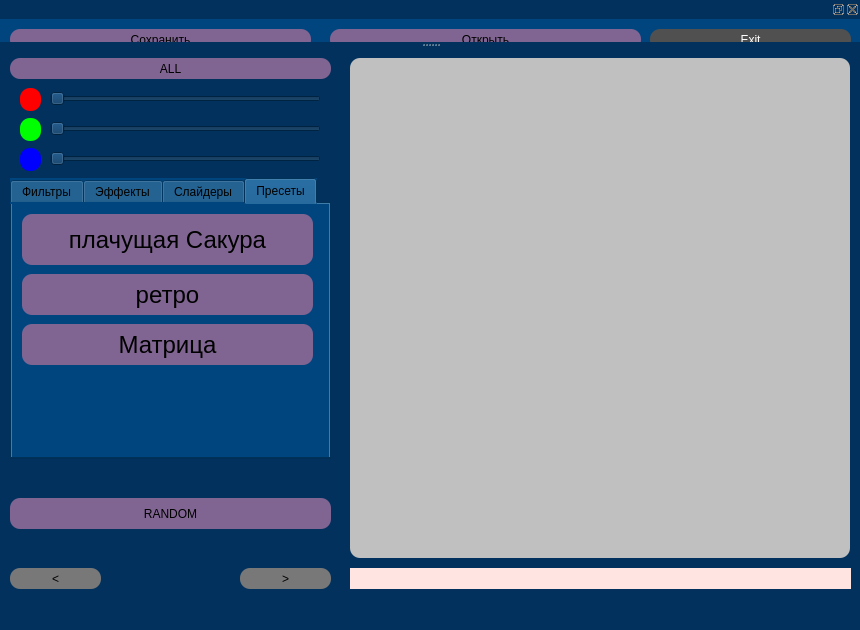
<?xml version="1.0" encoding="UTF-8"?>
<ui version="4.0">
 <class>MainWindow</class>
 <widget class="QMainWindow" name="MainWindow">
  <property name="geometry">
   <rect>
    <x>0</x>
    <y>0</y>
    <width>860</width>
    <height>630</height>
   </rect>
  </property>
  <property name="minimumSize">
   <size>
    <width>860</width>
    <height>630</height>
   </size>
  </property>
  <property name="maximumSize">
   <size>
    <width>860</width>
    <height>630</height>
   </size>
  </property>
  <property name="focusPolicy">
   <enum>Qt::NoFocus</enum>
  </property>
  <property name="windowTitle">
   <string>MainWindow</string>
  </property>
  <property name="styleSheet">
   <string notr="true">background-color:#01315C</string>
  </property>
  <widget class="QWidget" name="centralwidget">
   <widget class="QPushButton" name="all">
    <property name="geometry">
     <rect>
      <x>10</x>
      <y>10</y>
      <width>321</width>
      <height>21</height>
     </rect>
    </property>
    <property name="mouseTracking">
     <bool>false</bool>
    </property>
    <property name="focusPolicy">
     <enum>Qt::StrongFocus</enum>
    </property>
    <property name="toolTip">
     <string/>
    </property>
    <property name="autoFillBackground">
     <bool>false</bool>
    </property>
    <property name="styleSheet">
     <string notr="true">QPushButton {
background-color: #806592;
border-radius:10px;
}

QPushButton:hover {
	background-color: #BA848D;
}</string>
    </property>
    <property name="text">
     <string>ALL</string>
    </property>
    <property name="checkable">
     <bool>false</bool>
    </property>
    <property name="autoDefault">
     <bool>false</bool>
    </property>
    <property name="default">
     <bool>false</bool>
    </property>
    <property name="flat">
     <bool>false</bool>
    </property>
   </widget>
   <widget class="QPushButton" name="green">
    <property name="geometry">
     <rect>
      <x>20</x>
      <y>70</y>
      <width>21</width>
      <height>23</height>
     </rect>
    </property>
    <property name="styleSheet">
     <string notr="true">background-color: rgb(0, 255, 0);
border-radius:10px;</string>
    </property>
    <property name="text">
     <string/>
    </property>
   </widget>
   <widget class="QPushButton" name="rotate_r">
    <property name="geometry">
     <rect>
      <x>240</x>
      <y>520</y>
      <width>91</width>
      <height>21</height>
     </rect>
    </property>
    <property name="styleSheet">
     <string notr="true">QPushButton {
background-color: rgb(120, 120, 120);
border-radius:10px;
}

QPushButton:hover {
	background-color: rgb(140, 140, 140);
}</string>
    </property>
    <property name="text">
     <string>&gt;</string>
    </property>
    <attribute name="buttonGroup">
     <string notr="true">buttonGroup</string>
    </attribute>
   </widget>
   <widget class="QPushButton" name="red">
    <property name="geometry">
     <rect>
      <x>20</x>
      <y>40</y>
      <width>21</width>
      <height>23</height>
     </rect>
    </property>
    <property name="styleSheet">
     <string notr="true">background-color: rgb(255, 0, 0);
border-radius:10px;</string>
    </property>
    <property name="text">
     <string/>
    </property>
   </widget>
   <widget class="QPushButton" name="blue">
    <property name="geometry">
     <rect>
      <x>20</x>
      <y>100</y>
      <width>21</width>
      <height>23</height>
     </rect>
    </property>
    <property name="styleSheet">
     <string notr="true">background-color: rgb(0, 0, 255);
border-radius:10px;</string>
    </property>
    <property name="text">
     <string/>
    </property>
   </widget>
   <widget class="QPushButton" name="rotate_l">
    <property name="geometry">
     <rect>
      <x>10</x>
      <y>520</y>
      <width>91</width>
      <height>21</height>
     </rect>
    </property>
    <property name="styleSheet">
     <string notr="true">QPushButton {
background-color: rgb(120, 120, 120);
border-radius:10px;
}

QPushButton:hover {
	background-color: rgb(140, 140, 140);
}</string>
    </property>
    <property name="text">
     <string>&lt;</string>
    </property>
    <attribute name="buttonGroup">
     <string notr="true">buttonGroup</string>
    </attribute>
   </widget>
   <widget class="QSlider" name="rSlider">
    <property name="geometry">
     <rect>
      <x>50</x>
      <y>40</y>
      <width>271</width>
      <height>21</height>
     </rect>
    </property>
    <property name="maximum">
     <number>255</number>
    </property>
    <property name="orientation">
     <enum>Qt::Horizontal</enum>
    </property>
   </widget>
   <widget class="QSlider" name="gSlider_2">
    <property name="geometry">
     <rect>
      <x>50</x>
      <y>70</y>
      <width>271</width>
      <height>21</height>
     </rect>
    </property>
    <property name="styleSheet">
     <string notr="true"/>
    </property>
    <property name="maximum">
     <number>255</number>
    </property>
    <property name="orientation">
     <enum>Qt::Horizontal</enum>
    </property>
   </widget>
   <widget class="QSlider" name="bSlider_3">
    <property name="geometry">
     <rect>
      <x>50</x>
      <y>100</y>
      <width>271</width>
      <height>21</height>
     </rect>
    </property>
    <property name="maximum">
     <number>255</number>
    </property>
    <property name="orientation">
     <enum>Qt::Horizontal</enum>
    </property>
   </widget>
   <widget class="QLabel" name="image">
    <property name="geometry">
     <rect>
      <x>350</x>
      <y>10</y>
      <width>500</width>
      <height>500</height>
     </rect>
    </property>
    <property name="maximumSize">
     <size>
      <width>500</width>
      <height>500</height>
     </size>
    </property>
    <property name="styleSheet">
     <string notr="true">border-radius:10px;
background-color: #C0C0C0;</string>
    </property>
    <property name="text">
     <string>&lt;html&gt;&lt;head/&gt;&lt;body&gt;&lt;p align=&quot;center&quot;&gt;&lt;br/&gt;&lt;/p&gt;&lt;/body&gt;&lt;/html&gt;</string>
    </property>
   </widget>
   <widget class="QTabWidget" name="tabWidget">
    <property name="geometry">
     <rect>
      <x>10</x>
      <y>130</y>
      <width>321</width>
      <height>281</height>
     </rect>
    </property>
    <property name="styleSheet">
     <string notr="true">background-color: #00457D
</string>
    </property>
    <property name="currentIndex">
     <number>3</number>
    </property>
    <widget class="QWidget" name="widget">
     <attribute name="title">
      <string>Фильтры</string>
     </attribute>
     <widget class="QPushButton" name="bw">
      <property name="geometry">
       <rect>
        <x>10</x>
        <y>10</y>
        <width>41</width>
        <height>41</height>
       </rect>
      </property>
      <property name="whatsThis">
       <string>&lt;html&gt;&lt;head/&gt;&lt;body&gt;&lt;p&gt;&lt;br/&gt;&lt;/p&gt;&lt;/body&gt;&lt;/html&gt;</string>
      </property>
      <property name="styleSheet">
       <string notr="true">QPushButton {
background-color: #806592;
border-radius:10px;
}

QPushButton:hover {
	background-color: #BA848D;
}</string>
      </property>
      <property name="text">
       <string>ЧБ</string>
      </property>
     </widget>
     <widget class="QPushButton" name="ng">
      <property name="geometry">
       <rect>
        <x>60</x>
        <y>10</y>
        <width>41</width>
        <height>41</height>
       </rect>
      </property>
      <property name="styleSheet">
       <string notr="true">QPushButton {
background-color: #806592;
border-radius:10px;
}

QPushButton:hover {
	background-color: #BA848D;
}</string>
      </property>
      <property name="text">
       <string>НГ</string>
      </property>
     </widget>
     <widget class="QPushButton" name="src">
      <property name="geometry">
       <rect>
        <x>110</x>
        <y>10</y>
        <width>41</width>
        <height>41</height>
       </rect>
      </property>
      <property name="styleSheet">
       <string notr="true">QPushButton {
background-color: #806592;
border-radius:10px;
}

QPushButton:hover {
	background-color: #BA848D;
}</string>
      </property>
      <property name="text">
       <string>СРЦ</string>
      </property>
     </widget>
     <widget class="QPushButton" name="black_b">
      <property name="geometry">
       <rect>
        <x>10</x>
        <y>110</y>
        <width>71</width>
        <height>41</height>
       </rect>
      </property>
      <property name="styleSheet">
       <string notr="true">QPushButton {
background-color: #806592;
border-radius:10px;
}

QPushButton:hover {
	background-color: #BA848D;
}</string>
      </property>
      <property name="text">
       <string>Черный</string>
      </property>
     </widget>
     <widget class="QPushButton" name="sad_red_b">
      <property name="geometry">
       <rect>
        <x>10</x>
        <y>60</y>
        <width>41</width>
        <height>41</height>
       </rect>
      </property>
      <property name="styleSheet">
       <string notr="true">QPushButton {
background-color: #806592;
border-radius:10px;
}

QPushButton:hover {
	background-color: #BA848D;
}</string>
      </property>
      <property name="text">
       <string>SR</string>
      </property>
     </widget>
     <widget class="QPushButton" name="white_b">
      <property name="geometry">
       <rect>
        <x>90</x>
        <y>110</y>
        <width>71</width>
        <height>41</height>
       </rect>
      </property>
      <property name="styleSheet">
       <string notr="true">QPushButton {
background-color: #806592;
border-radius:10px;
}

QPushButton:hover {
	background-color: #BA848D;
}</string>
      </property>
      <property name="text">
       <string>Белый</string>
      </property>
     </widget>
     <widget class="QPushButton" name="sad_blue_b">
      <property name="geometry">
       <rect>
        <x>60</x>
        <y>60</y>
        <width>41</width>
        <height>41</height>
       </rect>
      </property>
      <property name="styleSheet">
       <string notr="true">QPushButton {
background-color: #806592;
border-radius:10px;
}

QPushButton:hover {
	background-color: #BA848D;
}</string>
      </property>
      <property name="text">
       <string>SB</string>
      </property>
     </widget>
     <widget class="QPushButton" name="sad_green_b">
      <property name="geometry">
       <rect>
        <x>110</x>
        <y>60</y>
        <width>41</width>
        <height>41</height>
       </rect>
      </property>
      <property name="styleSheet">
       <string notr="true">QPushButton {
background-color: #806592;
border-radius:10px;
}

QPushButton:hover {
	background-color: #BA848D;
}</string>
      </property>
      <property name="text">
       <string>SG</string>
      </property>
     </widget>
    </widget>
    <widget class="QWidget" name="tab_2">
     <attribute name="title">
      <string>Эффекты</string>
     </attribute>
     <widget class="QPushButton" name="normal_rez">
      <property name="geometry">
       <rect>
        <x>10</x>
        <y>110</y>
        <width>141</width>
        <height>41</height>
       </rect>
      </property>
      <property name="styleSheet">
       <string notr="true">QPushButton {
background-color: #806592;
border-radius:10px;
}

QPushButton:hover {
	background-color: #BA848D;
}</string>
      </property>
      <property name="text">
       <string>Резкость</string>
      </property>
     </widget>
     <widget class="QPushButton" name="three_D_b">
      <property name="geometry">
       <rect>
        <x>60</x>
        <y>10</y>
        <width>41</width>
        <height>41</height>
       </rect>
      </property>
      <property name="styleSheet">
       <string notr="true">QPushButton {
background-color: #806592;
border-radius:10px;
}

QPushButton:hover {
	background-color: #BA848D;
}</string>
      </property>
      <property name="text">
       <string>3D</string>
      </property>
     </widget>
     <widget class="QPushButton" name="saturation_b">
      <property name="geometry">
       <rect>
        <x>110</x>
        <y>10</y>
        <width>41</width>
        <height>41</height>
       </rect>
      </property>
      <property name="styleSheet">
       <string notr="true">QPushButton {
background-color: #806592;
border-radius:10px;
}

QPushButton:hover {
	background-color: #BA848D;
}</string>
      </property>
      <property name="text">
       <string>Р.Э.</string>
      </property>
     </widget>
     <widget class="QPushButton" name="Andy_Warhol_b">
      <property name="geometry">
       <rect>
        <x>10</x>
        <y>10</y>
        <width>41</width>
        <height>41</height>
       </rect>
      </property>
      <property name="styleSheet">
       <string notr="true">QPushButton {
background-color: #806592;
border-radius:10px;
}

QPushButton:hover {
	background-color: #BA848D;
}</string>
      </property>
      <property name="text">
       <string>CN</string>
      </property>
     </widget>
     <widget class="QPushButton" name="contur">
      <property name="geometry">
       <rect>
        <x>10</x>
        <y>60</y>
        <width>141</width>
        <height>41</height>
       </rect>
      </property>
      <property name="styleSheet">
       <string notr="true">QPushButton {
background-color: #806592;
border-radius:10px;
}

QPushButton:hover {
	background-color: #BA848D;
}</string>
      </property>
      <property name="text">
       <string>Контур</string>
      </property>
     </widget>
    </widget>
    <widget class="QWidget" name="tab">
     <attribute name="title">
      <string>Слайдеры</string>
     </attribute>
     <widget class="QLabel" name="filter">
      <property name="geometry">
       <rect>
        <x>50</x>
        <y>200</y>
        <width>91</width>
        <height>16</height>
       </rect>
      </property>
      <property name="styleSheet">
       <string notr="true">color: rgb(255, 255, 255);</string>
      </property>
      <property name="text">
       <string>размытие</string>
      </property>
     </widget>
     <widget class="QSlider" name="filterSlider">
      <property name="geometry">
       <rect>
        <x>80</x>
        <y>20</y>
        <width>21</width>
        <height>161</height>
       </rect>
      </property>
      <property name="palette">
       <palette>
        <active>
         <colorrole role="Button">
          <brush brushstyle="SolidPattern">
           <color alpha="255">
            <red>0</red>
            <green>69</green>
            <blue>125</blue>
           </color>
          </brush>
         </colorrole>
         <colorrole role="Base">
          <brush brushstyle="SolidPattern">
           <color alpha="255">
            <red>0</red>
            <green>69</green>
            <blue>125</blue>
           </color>
          </brush>
         </colorrole>
         <colorrole role="Window">
          <brush brushstyle="SolidPattern">
           <color alpha="255">
            <red>0</red>
            <green>69</green>
            <blue>125</blue>
           </color>
          </brush>
         </colorrole>
        </active>
        <inactive>
         <colorrole role="Button">
          <brush brushstyle="SolidPattern">
           <color alpha="255">
            <red>0</red>
            <green>69</green>
            <blue>125</blue>
           </color>
          </brush>
         </colorrole>
         <colorrole role="Base">
          <brush brushstyle="SolidPattern">
           <color alpha="255">
            <red>0</red>
            <green>69</green>
            <blue>125</blue>
           </color>
          </brush>
         </colorrole>
         <colorrole role="Window">
          <brush brushstyle="SolidPattern">
           <color alpha="255">
            <red>0</red>
            <green>69</green>
            <blue>125</blue>
           </color>
          </brush>
         </colorrole>
        </inactive>
        <disabled>
         <colorrole role="Button">
          <brush brushstyle="SolidPattern">
           <color alpha="255">
            <red>0</red>
            <green>69</green>
            <blue>125</blue>
           </color>
          </brush>
         </colorrole>
         <colorrole role="Base">
          <brush brushstyle="SolidPattern">
           <color alpha="255">
            <red>0</red>
            <green>69</green>
            <blue>125</blue>
           </color>
          </brush>
         </colorrole>
         <colorrole role="Window">
          <brush brushstyle="SolidPattern">
           <color alpha="255">
            <red>0</red>
            <green>69</green>
            <blue>125</blue>
           </color>
          </brush>
         </colorrole>
        </disabled>
       </palette>
      </property>
      <property name="styleSheet">
       <string notr="true"/>
      </property>
      <property name="maximum">
       <number>30</number>
      </property>
      <property name="orientation">
       <enum>Qt::Vertical</enum>
      </property>
      <property name="tickPosition">
       <enum>QSlider::NoTicks</enum>
      </property>
      <property name="tickInterval">
       <number>0</number>
      </property>
     </widget>
     <widget class="QLabel" name="rotate">
      <property name="geometry">
       <rect>
        <x>230</x>
        <y>190</y>
        <width>51</width>
        <height>16</height>
       </rect>
      </property>
      <property name="styleSheet">
       <string notr="true">color: rgb(255, 255, 255);</string>
      </property>
      <property name="text">
       <string>Поворот</string>
      </property>
     </widget>
     <widget class="QSlider" name="rotateSlider_2">
      <property name="geometry">
       <rect>
        <x>240</x>
        <y>20</y>
        <width>21</width>
        <height>160</height>
       </rect>
      </property>
      <property name="orientation">
       <enum>Qt::Vertical</enum>
      </property>
     </widget>
    </widget>
    <widget class="QWidget" name="tab_3">
     <attribute name="title">
      <string>Пресеты</string>
     </attribute>
     <widget class="QPushButton" name="sakura_bw_center_b">
      <property name="geometry">
       <rect>
        <x>10</x>
        <y>10</y>
        <width>291</width>
        <height>51</height>
       </rect>
      </property>
      <property name="font">
       <font>
        <pointsize>18</pointsize>
       </font>
      </property>
      <property name="styleSheet">
       <string notr="true">QPushButton {
background-color: #806592;
border-radius:10px;
}

QPushButton:hover {
	background-color: #BA848D;
}</string>
      </property>
      <property name="text">
       <string>плачущая Сакура</string>
      </property>
     </widget>
     <widget class="QPushButton" name="b_80">
      <property name="geometry">
       <rect>
        <x>10</x>
        <y>70</y>
        <width>291</width>
        <height>41</height>
       </rect>
      </property>
      <property name="font">
       <font>
        <pointsize>18</pointsize>
       </font>
      </property>
      <property name="styleSheet">
       <string notr="true">QPushButton {
background-color: #806592;
border-radius:10px;
}

QPushButton:hover {
	background-color: #BA848D;
}</string>
      </property>
      <property name="text">
       <string>ретро</string>
      </property>
     </widget>
     <widget class="QPushButton" name="bw_matrix_b">
      <property name="geometry">
       <rect>
        <x>10</x>
        <y>120</y>
        <width>291</width>
        <height>41</height>
       </rect>
      </property>
      <property name="font">
       <font>
        <pointsize>18</pointsize>
       </font>
      </property>
      <property name="styleSheet">
       <string notr="true">QPushButton {
background-color: #806592;
border-radius:10px;
}

QPushButton:hover {
	background-color: #BA848D;
}</string>
      </property>
      <property name="text">
       <string>Матрица</string>
      </property>
     </widget>
    </widget>
   </widget>
   <widget class="QLabel" name="actions_line">
    <property name="geometry">
     <rect>
      <x>350</x>
      <y>520</y>
      <width>501</width>
      <height>21</height>
     </rect>
    </property>
    <property name="whatsThis">
     <string>&lt;html&gt;&lt;head/&gt;&lt;body&gt;&lt;p&gt;&lt;br/&gt;&lt;/p&gt;&lt;/body&gt;&lt;/html&gt;</string>
    </property>
    <property name="styleSheet">
     <string notr="true">color: rgb(255, 255, 255);
background-color: #FFE4E1;
font: 75 8pt &quot;MS Shell Dlg 2&quot;;</string>
    </property>
    <property name="text">
     <string>&lt;html&gt;&lt;head/&gt;&lt;body&gt;&lt;p align=&quot;center&quot;&gt;&lt;br/&gt;&lt;/p&gt;&lt;/body&gt;&lt;/html&gt;</string>
    </property>
   </widget>
   <widget class="QPushButton" name="random_b">
    <property name="geometry">
     <rect>
      <x>10</x>
      <y>450</y>
      <width>321</width>
      <height>31</height>
     </rect>
    </property>
    <property name="styleSheet">
     <string notr="true">QPushButton {
background-color: #806592;
border-radius:10px;
}

QPushButton:hover {
	background-color: #BA848D;
}</string>
    </property>
    <property name="text">
     <string>RANDOM</string>
    </property>
   </widget>
  </widget>
  <widget class="QStatusBar" name="statusbar">
   <property name="styleSheet">
    <string notr="true">background-color: 2F70AF;</string>
   </property>
  </widget>
  <widget class="QMenuBar" name="menubar">
   <property name="geometry">
    <rect>
     <x>0</x>
     <y>0</y>
     <width>860</width>
     <height>26</height>
    </rect>
   </property>
  </widget>
  <widget class="QDockWidget" name="File_winbow">
   <property name="minimumSize">
    <size>
     <width>860</width>
     <height>42</height>
    </size>
   </property>
   <property name="maximumSize">
    <size>
     <width>860</width>
     <height>60</height>
    </size>
   </property>
   <property name="styleSheet">
    <string notr="true">background-color: #00457D
</string>
   </property>
   <attribute name="dockWidgetArea">
    <number>4</number>
   </attribute>
   <widget class="QWidget" name="dockWidgetContents_4">
    <widget class="QPushButton" name="save">
     <property name="geometry">
      <rect>
       <x>10</x>
       <y>10</y>
       <width>301</width>
       <height>21</height>
      </rect>
     </property>
     <property name="focusPolicy">
      <enum>Qt::StrongFocus</enum>
     </property>
     <property name="styleSheet">
      <string notr="true">QPushButton {
background-color: #806592;
border-radius:10px;
}

QPushButton:hover {
	background-color: #BA848D;
}</string>
     </property>
     <property name="text">
      <string>Сохранить</string>
     </property>
    </widget>
    <widget class="QPushButton" name="open">
     <property name="geometry">
      <rect>
       <x>330</x>
       <y>10</y>
       <width>311</width>
       <height>21</height>
      </rect>
     </property>
     <property name="styleSheet">
      <string notr="true">QPushButton {
background-color: #806592;
border-radius:10px;
}

QPushButton:hover {
	background-color: #BA848D;
}</string>
     </property>
     <property name="text">
      <string>Открыть</string>
     </property>
    </widget>
    <widget class="QPushButton" name="pushButton_4">
     <property name="geometry">
      <rect>
       <x>650</x>
       <y>10</y>
       <width>201</width>
       <height>21</height>
      </rect>
     </property>
     <property name="styleSheet">
      <string notr="true">QPushButton {
background-color: rgb(80, 80, 80);
color: rgb(255, 255, 255);
font: 75 10pt &quot;MS Shell Dlg 2&quot;;
border-radius:10px;
}

QPushButton:hover {
	background-color: rgb(255, 0, 0);
}</string>
     </property>
     <property name="text">
      <string>Exit</string>
     </property>
    </widget>
   </widget>
  </widget>
 </widget>
 <resources/>
 <connections/>
 <buttongroups>
  <buttongroup name="buttonGroup"/>
 </buttongroups>
</ui>
